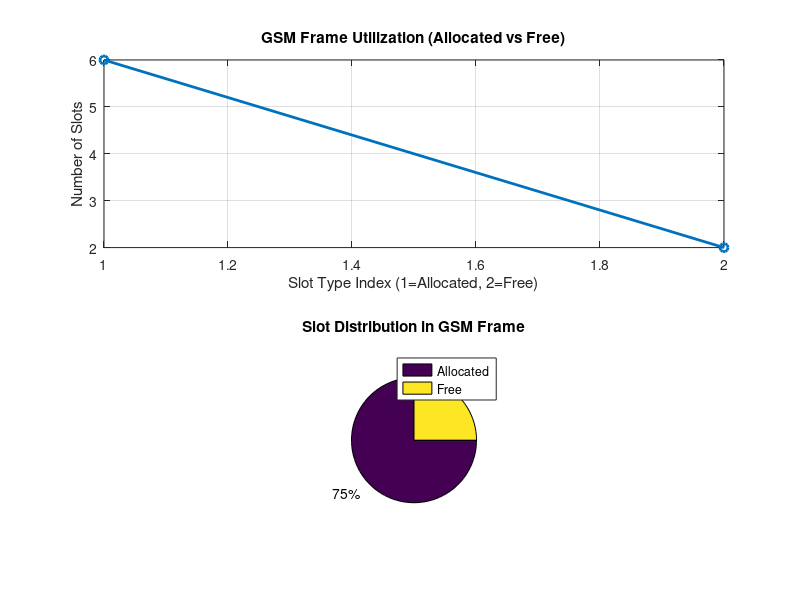

Recreate this plot in MATLAB.
clc; clear; close all; 
TotalSlots = 8; 
AllocatedSlots = 6; 
FreeSlots = TotalSlots - AllocatedSlots; 
Utilization = (AllocatedSlots/TotalSlots)*100; 
disp('Frame Utilization (%)') 
disp(Utilization) 
figure 
% Graph 1: Simple Line Plot (SAFE - no bar function) 
subplot(2,1,1) 
plot([1 2],[AllocatedSlots FreeSlots],'-o','LineWidth',2) 
title('GSM Frame Utilization (Allocated vs Free)') 
xlabel('Slot Type Index (1=Allocated, 2=Free)') 
ylabel('Number of Slots') 
grid on
% Graph 2: Pie Chart (SAFE) 
subplot(2,1,2) 
pie([AllocatedSlots FreeSlots]) 
title('Slot Distribution in GSM Frame') 
legend('Allocated','Free') 
